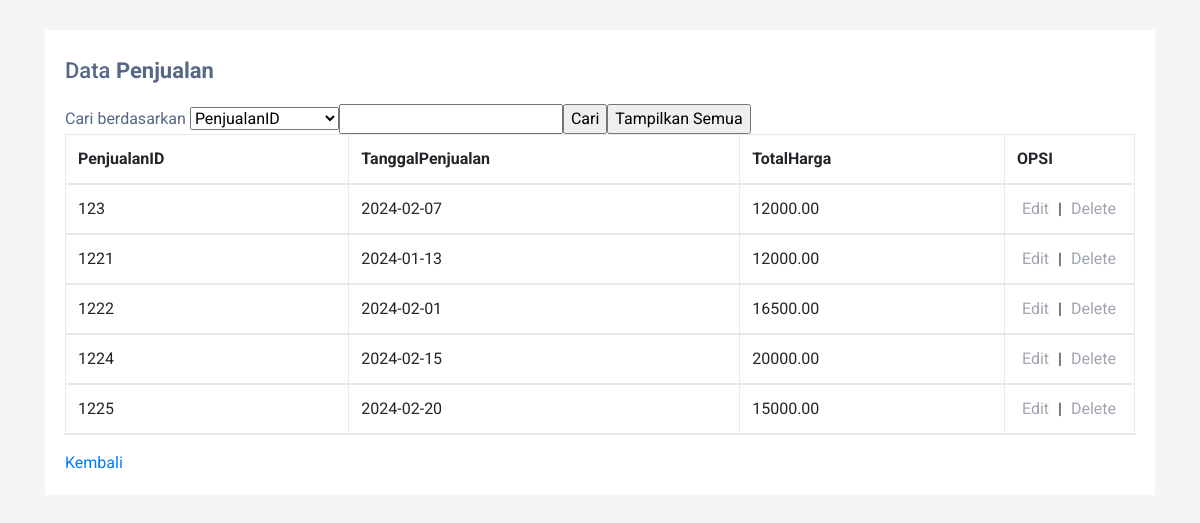
Before: /penjualan.php with the older database file.
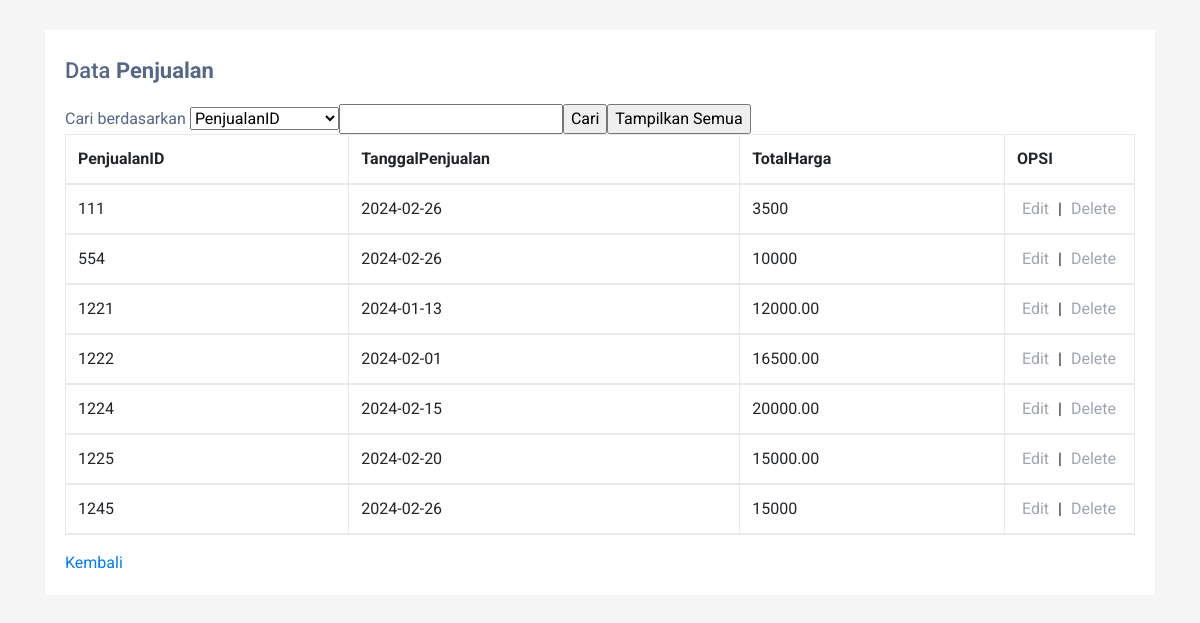
After: the same page with the newer database file.
### tables this page shows
CREATE TABLE `penjualan` (
  `PenjualanID` int(5) NOT NULL,
  `TanggalPenjualan` date NOT NULL,
  `TotalHarga` varchar(15) NOT NULL
);

### penjualan.php (the view, shortened to what this page needs)
<!DOCTYPE html>
<html lang="en">
<head>
<link rel="stylesheet" href="https://stackpath.bootstrapcdn.com/bootstrap/4.5.0/css/bootstrap.min.css">
<link rel="stylesheet" href="https://maxcdn.bootstrapcdn.com/font-awesome/4.7.0/css/font-awesome.min.css">
</head>
<body>
<div class="container-xl">
    <div class="table-responsive">
        <div class="table-wrapper">
            <div class="table-title">
                <div class="row">
                    <div class="col-sm-8"><h2>Data <b>Penjualan</b></h2></div>
                    <div class="col-sm-4">
                    </div>
                </div>
            </div>
            <table class="table table-striped table-hover table-bordered">
            <form action="" method="post">
              <select name="pilih">
                <option value="PenjualanID">PenjualanID</option>
              </select>
              <input type="text" name="tekscari" size="24">
              <input type="submit" name="cari" value="Cari">
              <input type="submit" name="semua" value="Tampilkan Semua">
            </form>
            <thead>
<tr>
<th>PenjualanID</th> <th>TanggalPenjualan</th> <th>TotalHarga</th> <th>OPSI</th>
<?php
include "koneksi.php";
$tampil = "";
if (isset($_POST['cari'])) {
  $pilih = $_POST['pilih'];
  $tekscari = $_POST['tekscari'];
  $tampil = mysqli_query($koneksi, "select * from penjualan where $pilih like '%$tekscari%'");
} else{
  $tampil = mysqli_query($koneksi, "select * from penjualan");
}
foreach ($tampil as $row) {
  ?>
 <tr>
 <td><?php echo $row['PenjualanID']; ?></td>
 <td><?php echo $row['TanggalPenjualan']; ?></td>
 <td><?php echo $row['TotalHarga']; ?></td>
                    <td>
                    <a href="editpenjualan.php?PenjualanID=<?php echo $row['PenjualanID']?>">Edit</a> |
                    <a href="hapuspenjualan.php?PenjualanID=<?php echo $row['PenjualanID']?>">Delete</a>
 </td>
                    </tr>
                <?php
                }
                ?>
            </table>
            <a href="dashboard.php" class="kembali" title="Kembali" data-toggle="tooltip">Kembali</a>
    </div>
</div>
</body>
</html>

Changed rows visible on the page:
removed penjualan: PenjualanID "123", TanggalPenjualan "2024-02-07", TotalHarga "12000.00"
added penjualan: PenjualanID "111", TanggalPenjualan "2024-02-26", TotalHarga "3500"
added penjualan: PenjualanID "554", TanggalPenjualan "2024-02-26", TotalHarga "10000"
added penjualan: PenjualanID "1245", TanggalPenjualan "2024-02-26", TotalHarga "15000"
